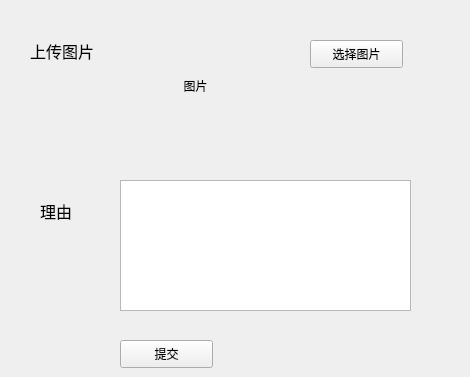
<?xml version="1.0" encoding="UTF-8"?>
<ui version="4.0">
 <class>Form3</class>
 <widget class="QWidget" name="Form3">
  <property name="geometry">
   <rect>
    <x>0</x>
    <y>0</y>
    <width>470</width>
    <height>377</height>
   </rect>
  </property>
  <property name="windowTitle">
   <string>Form</string>
  </property>
  <widget class="QLabel" name="label_3">
   <property name="geometry">
    <rect>
     <x>30</x>
     <y>40</y>
     <width>81</width>
     <height>21</height>
    </rect>
   </property>
   <property name="font">
    <font>
     <family>Arial</family>
     <pointsize>12</pointsize>
    </font>
   </property>
   <property name="text">
    <string>上传图片</string>
   </property>
  </widget>
  <widget class="QLabel" name="label">
   <property name="geometry">
    <rect>
     <x>130</x>
     <y>20</y>
     <width>131</width>
     <height>131</height>
    </rect>
   </property>
   <property name="text">
    <string>图片</string>
   </property>
   <property name="alignment">
    <set>Qt::AlignCenter</set>
   </property>
  </widget>
  <widget class="QPushButton" name="pushButton_chooseimg">
   <property name="geometry">
    <rect>
     <x>310</x>
     <y>40</y>
     <width>93</width>
     <height>28</height>
    </rect>
   </property>
   <property name="text">
    <string>选择图片</string>
   </property>
  </widget>
  <widget class="QLabel" name="label_4">
   <property name="geometry">
    <rect>
     <x>40</x>
     <y>200</y>
     <width>81</width>
     <height>21</height>
    </rect>
   </property>
   <property name="font">
    <font>
     <family>Arial</family>
     <pointsize>12</pointsize>
    </font>
   </property>
   <property name="text">
    <string>理由</string>
   </property>
  </widget>
  <widget class="QTextEdit" name="textEdit_reason">
   <property name="geometry">
    <rect>
     <x>120</x>
     <y>180</y>
     <width>291</width>
     <height>131</height>
    </rect>
   </property>
  </widget>
  <widget class="QPushButton" name="pushButton_reasonsubmit">
   <property name="geometry">
    <rect>
     <x>120</x>
     <y>340</y>
     <width>93</width>
     <height>28</height>
    </rect>
   </property>
   <property name="text">
    <string>提交</string>
   </property>
  </widget>
 </widget>
 <resources/>
 <connections/>
</ui>
